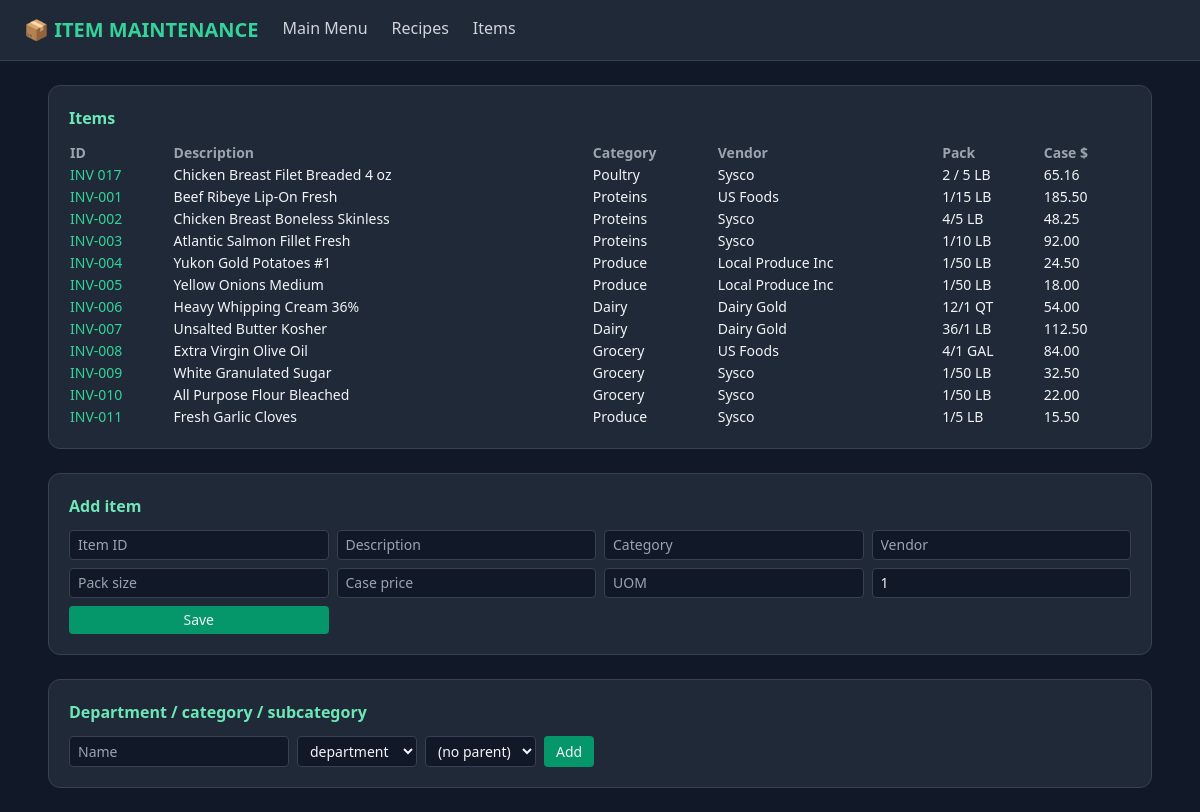
The app's page /items/ with its own data.
### tables this page shows
CREATE TABLE inventory (
            Item_ID TEXT PRIMARY KEY,
            Description TEXT,
            Category TEXT,
            Vendor TEXT,
            Pack_Size TEXT,
            Case_Price REAL,
            Unit_of_Measure TEXT,
            Yield_Factor REAL
        );

### src/items/routes.py (the view)
@items_bp.route('/')
def list_items():
    conn = _db()
    items = conn.execute("SELECT * FROM inventory ORDER BY Item_ID").fetchall()
    nodes = conn.execute("SELECT * FROM item_hierarchy ORDER BY level, name").fetchall()
    conn.close()
    return render_template('items.html', items=items, nodes=nodes, detail=None)

### src/items/item_maintenance.py (called while the page is built)
def connect(db_path=None):
    conn = sqlite3.connect(db_path or DB_PATH)
    conn.row_factory = sqlite3.Row
    return conn

def init_item_tables(conn):
    for ddl in SCHEMA:
        conn.execute(ddl)
    conn.commit()

### src/items/routes.py (called while the page is built)
def _db():
    conn = im.connect()
    im.init_item_tables(conn)
    return conn

### templates/items.html (shortened to what this page needs)
<!DOCTYPE html>
<html lang="en">
<head>
    <script src="https://cdn.tailwindcss.com"></script>
</head>
<body class="bg-gray-900 text-gray-100 font-sans min-h-screen">
<nav class="bg-gray-800 border-b border-gray-700 px-6 py-4 flex gap-6">
    <h1 class="text-xl font-bold text-emerald-400">📦 ITEM MAINTENANCE</h1>
    <a href="/" class="text-gray-300 hover:text-white">Main Menu</a>
    <a href="/recipes" class="text-gray-300 hover:text-white">Recipes</a>
    <a href="/items/" class="text-gray-300 hover:text-white">Items</a>
</nav>
<main class="max-w-6xl mx-auto p-6 space-y-6">
{% macro card(title) %}<section class="bg-gray-800 border border-gray-700 rounded-xl p-5"><h2 class="font-semibold text-emerald-300 mb-3">{{ title }}</h2>{{ caller() }}</section>{% endmacro %}
{% set inp = 'bg-gray-900 border border-gray-700 rounded px-2 py-1 text-sm' %}
{% set btn = 'bg-emerald-600 hover:bg-emerald-500 rounded px-3 py-1 text-sm' %}
{% set del = 'text-red-400 text-xs ml-2' %}
{% if detail %}
{% set it = detail.item %}{% set id = it.Item_ID %}
{% call card(id ~ ' — ' ~ it.Description) %}
    <form action="/items/save" method="POST" class="grid grid-cols-2 md:grid-cols-4 gap-2">
        <input type="hidden" name="item_id" value="{{ id }}">
        <input name="description" value="{{ it.Description }}" class="{{ inp }}" required>
        <input name="category" value="{{ it.Category }}" class="{{ inp }}">
        <input name="vendor" value="{{ it.Vendor }}" class="{{ inp }}">
        <input name="pack_size" value="{{ it.Pack_Size }}" class="{{ inp }}">
        <input name="case_price" type="number" step="0.01" value="{{ it.Case_Price }}" class="{{ inp }}" required>
        <input name="uom" value="{{ it.Unit_of_Measure }}" class="{{ inp }}">
        <input name="yield_factor" type="number" step="0.01" min="0.01" value="{{ it.Yield_Factor }}" class="{{ inp }}" required>
        <button class="{{ btn }}">Update</button>
    </form>
    <form action="/items/{{ id }}/delete" method="POST" class="mt-3" onsubmit="return confirm('Delete this item?')">
        <button class="text-red-400 text-sm">Delete item</button>
    </form>
{% endcall %}
{% call card('Margin & Pricing (effective-dated)') %}
    <p class="text-sm mb-2">Unit cost: {{ '%.4f'|format(detail.unit_cost) }} |
    Current price: {{ '%.2f'|format(detail.sell_price) if detail.sell_price is not none else 'n/a' }} |
    Margin: {% if detail.margin_pct is not none %}{{ '%.2f'|format(detail.margin_amt) }} ({{ '%.1f'|format(detail.margin_pct*100) }}%){% else %}n/a{% endif %}</p>
    <ul class="text-sm mb-2">{% for p in detail.prices %}<li>{{ p.effective_date }}: {{ '%.2f'|format(p.sell_price) }}
        <form class="inline" action="/items/{{ id }}/remove/price/{{ p.id }}" method="POST"><button class="{{ del }}">remove</button></form></li>{% endfor %}</ul>
    <form action="/items/{{ id }}/price" method="POST" class="flex gap-2">
        <input name="sell_price" type="number" step="0.01" min="0" placeholder="Sell price" class="{{ inp }}" required>
        <input name="effective_date" type="date" class="{{ inp }}" required><button class="{{ btn }}">Set price</button>
    </form>
    <h3 class="text-sm mt-3 text-gray-400">Cost history</h3>
    <ul class="text-sm">{% for h in detail.history %}<li>{{ h.changed_at }} — case {{ '%.2f'|format(h.case_price) }}</li>{% endfor %}</ul>
{% endcall %}
{% call card('UPCs') %}
    <ul class="text-sm mb-2">{% for u in detail.upcs %}<li>{{ u.upc }}{{ ' (primary)' if u.is_primary }}
        <form class="inline" action="/items/{{ id }}/remove/upc/{{ u.upc }}" method="POST"><button class="{{ del }}">remove</button></form></li>{% endfor %}</ul>
    <form action="/items/{{ id }}/upc" method="POST" class="flex gap-2"><input name="upc" placeholder="UPC" class="{{ inp }}" required>
        <label class="text-sm"><input type="checkbox" name="primary"> primary</label><button class="{{ btn }}">Add</button></form>
{% endcall %}
{% call card('PLU (produce)') %}
    <ul class="text-sm mb-2">{% for p in detail.plus %}<li>{{ p.plu }}{{ ' (organic)' if p.is_organic }}
        <form class="inline" action="/items/{{ id }}/remove/plu/{{ p.plu }}" method="POST"><button class="{{ del }}">remove</button></form></li>{% endfor %}</ul>
    <form action="/items/{{ id }}/plu" method="POST" class="flex gap-2"><input name="plu" placeholder="PLU" class="{{ inp }}" required>
        <label class="text-sm"><input type="checkbox" name="organic"> organic</label><button class="{{ btn }}">Add</button></form>
{% endcall %}
{% call card('Vendor cross-references') %}
    <ul class="text-sm mb-2">{% for x in detail.xrefs %}<li>{{ x.vendor }} / {{ x.vendor_item_code }}{{ ' (preferred)' if x.is_preferred }}
        <form class="inline" action="/items/{{ id }}/remove/xref/{{ x.id }}" method="POST"><button class="{{ del }}">remove</button></form></li>{% endfor %}</ul>
    <form action="/items/{{ id }}/xref" method="POST" class="flex gap-2"><input name="vendor" placeholder="Vendor" class="{{ inp }}" required>
        <input name="vendor_item_code" placeholder="Vendor item #" class="{{ inp }}" required>
        <label class="text-sm"><input type="checkbox" name="preferred"> preferred</label><button class="{{ btn }}">Add</button></form>
{% endcall %}
{% call card('Pack sizes') %}
    <ul class="text-sm mb-2">{% for p in detail.packs %}<li>{{ p.pack_size }} ({{ p.units_per_pack }} units)
        <form class="inline" action="/items/{{ id }}/remove/pack/{{ p.id }}" method="POST"><button class="{{ del }}">remove</button></form></li>{% endfor %}</ul>
    <form action="/items/{{ id }}/pack" method="POST" class="flex gap-2"><input name="pack_size" placeholder="e.g. 6/10 LB" class="{{ inp }}" required>
        <input name="units_per_pack" type="number" step="any" min="0" placeholder="Units" class="{{ inp }}" required><button class="{{ btn }}">Add</button></form>
{% endcall %}
{% call card('Units of measure') %}
    <ul class="text-sm mb-2">{% for u in detail.uoms %}<li>{{ u.uom }} (×{{ u.conversion_to_base }} base)
        <form class="inline" action="/items/{{ id }}/remove/uom/{{ u.id }}" method="POST"><button class="{{ del }}">remove</button></form></li>{% endfor %}</ul>
    <form action="/items/{{ id }}/uom" method="POST" class="flex gap-2"><input name="uom" placeholder="UOM" class="{{ inp }}" required>
        <input name="conversion" type="number" step="any" min="0" placeholder="Conversion to base" class="{{ inp }}" required><button class="{{ btn }}">Add</button></form>
{% endcall %}
{% call card('Classification') %}
    <p class="text-sm mb-2">Current: {{ detail.classification.level ~ ': ' ~ detail.classification.name if detail.classification else 'none' }}</p>
    <form action="/items/{{ id }}/classify" method="POST" class="flex gap-2"><select name="node_id" class="{{ inp }}">
        {% for n in nodes %}<option value="{{ n.node_id }}">{{ n.level }}: {{ n.name }}</option>{% endfor %}</select><button class="{{ btn }}">Assign</button></form>
{% endcall %}
{% call card('Recipe links') %}
    <ul class="text-sm">{% for r in detail.recipes %}<li>{{ r.recipe_name }} — {{ r.quantity }} {{ it.Unit_of_Measure }}</li>{% else %}<li class="text-gray-400">Not used in any recipe</li>{% endfor %}</ul>
{% endcall %}
{% else %}
{% call card('Items') %}
    <table class="w-full text-sm"><tr class="text-left text-gray-400"><th>ID</th><th>Description</th><th>Category</th><th>Vendor</th><th>Pack</th><th>Case $</th></tr>
    {% for i in items %}<tr><td><a class="text-emerald-400" href="/items/{{ i.Item_ID }}">{{ i.Item_ID }}</a></td><td>{{ i.Description }}</td><td>{{ i.Category }}</td><td>{{ i.Vendor }}</td><td>{{ i.Pack_Size }}</td><td>{{ '%.2f'|format(i.Case_Price) }}</td></tr>{% endfor %}</table>
{% endcall %}
{% call card('Add item') %}
    <form action="/items/save" method="POST" class="grid grid-cols-2 md:grid-cols-4 gap-2">
        <input name="item_id" placeholder="Item ID" class="{{ inp }}" required><input name="description" placeholder="Description" class="{{ inp }}" required>
        <input name="category" placeholder="Category" class="{{ inp }}"><input name="vendor" placeholder="Vendor" class="{{ inp }}">
        <input name="pack_size" placeholder="Pack size" class="{{ inp }}"><input name="case_price" type="number" step="0.01" placeholder="Case price" class="{{ inp }}" required>
        <input name="uom" placeholder="UOM" class="{{ inp }}"><input name="yield_factor" type="number" step="0.01" min="0.01" value="1" class="{{ inp }}" required>
        <button class="{{ btn }}">Save</button></form>
{% endcall %}
{% call card('Department / category / subcategory') %}
    <form action="/items/hierarchy" method="POST" class="flex gap-2"><input name="name" placeholder="Name" class="{{ inp }}" required>
        <select name="level" class="{{ inp }}"><option>department</option><option>category</option><option>subcategory</option></select>
        <select name="parent_id" class="{{ inp }}"><option value="">(no parent)</option>{% for n in nodes %}<option value="{{ n.node_id }}">{{ n.level }}: {{ n.name }}</option>{% endfor %}</select>
        <button class="{{ btn }}">Add</button></form>
{% endcall %}
{% endif %}
</main></body></html>

### records on screen
inventory: Item_ID "INV 017", Description "Chicken Breast Filet Breaded 4 oz", Category "Poultry", Vendor "Sysco", Pack_Size "2 / 5 LB", Case_Price "65.16"
inventory: Item_ID "INV-001", Description "Beef Ribeye Lip-On Fresh", Category "Proteins", Vendor "US Foods", Pack_Size "1/15 LB", Case_Price "185.50"
inventory: Item_ID "INV-002", Description "Chicken Breast Boneless Skinless", Category "Proteins", Vendor "Sysco", Pack_Size "4/5 LB", Case_Price "48.25"
inventory: Item_ID "INV-003", Description "Atlantic Salmon Fillet Fresh", Category "Proteins", Vendor "Sysco", Pack_Size "1/10 LB", Case_Price "92.00"
inventory: Item_ID "INV-004", Description "Yukon Gold Potatoes #1", Category "Produce", Vendor "Local Produce Inc", Pack_Size "1/50 LB", Case_Price "24.50"
inventory: Item_ID "INV-005", Description "Yellow Onions Medium", Category "Produce", Vendor "Local Produce Inc", Pack_Size "1/50 LB", Case_Price "18.00"
inventory: Item_ID "INV-006", Description "Heavy Whipping Cream 36%", Category "Dairy", Vendor "Dairy Gold", Pack_Size "12/1 QT", Case_Price "54.00"
inventory: Item_ID "INV-007", Description "Unsalted Butter Kosher", Category "Dairy", Vendor "Dairy Gold", Pack_Size "36/1 LB", Case_Price "112.50"
inventory: Item_ID "INV-008", Description "Extra Virgin Olive Oil", Category "Grocery", Vendor "US Foods", Pack_Size "4/1 GAL", Case_Price "84.00"
inventory: Item_ID "INV-009", Description "White Granulated Sugar", Category "Grocery", Vendor "Sysco", Pack_Size "1/50 LB", Case_Price "32.50"
inventory: Item_ID "INV-010", Description "All Purpose Flour Bleached", Category "Grocery", Vendor "Sysco", Pack_Size "1/50 LB", Case_Price "22.00"
inventory: Item_ID "INV-011", Description "Fresh Garlic Cloves", Category "Produce", Vendor "Sysco", Pack_Size "1/5 LB", Case_Price "15.50"

### other values on screen
{{ title }} "Items Add item Department / category / subcategory"
